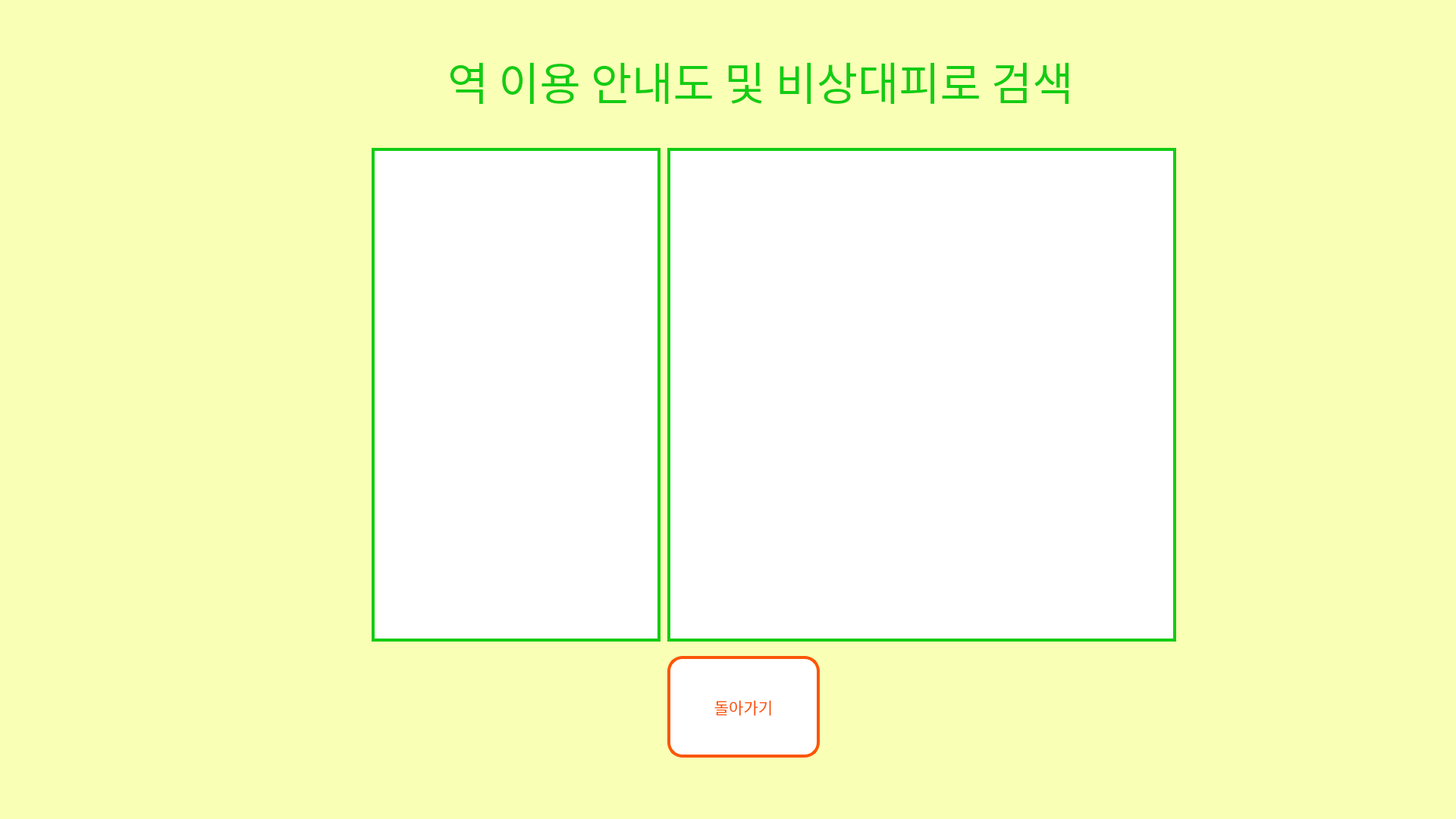
<?xml version="1.0" encoding="UTF-8"?>
<ui version="4.0">
 <class>Form</class>
 <widget class="QWidget" name="Form">
  <property name="geometry">
   <rect>
    <x>0</x>
    <y>0</y>
    <width>1920</width>
    <height>1080</height>
   </rect>
  </property>
  <property name="windowTitle">
   <string>Form</string>
  </property>
  <property name="styleSheet">
   <string notr="true">background-color: rgba(249, 255, 181, 250);</string>
  </property>
  <widget class="QListWidget" name="li_line">
   <property name="geometry">
    <rect>
     <x>490</x>
     <y>195</y>
     <width>381</width>
     <height>651</height>
    </rect>
   </property>
   <property name="font">
    <font>
     <family>오뮤 다예쁨체</family>
     <pointsize>38</pointsize>
    </font>
   </property>
   <property name="styleSheet">
    <string notr="true">qproperty-alignment: 'AlignCenter';
color: rgb(0, 0, 0);
background-color: white;
border: 4px solid rgb(20, 204, 20);
</string>
   </property>
  </widget>
  <widget class="QListWidget" name="li_station">
   <property name="geometry">
    <rect>
     <x>880</x>
     <y>195</y>
     <width>671</width>
     <height>651</height>
    </rect>
   </property>
   <property name="font">
    <font>
     <family>오뮤 다예쁨체</family>
     <pointsize>34</pointsize>
    </font>
   </property>
   <property name="styleSheet">
    <string notr="true">

color: rgb(0, 0, 0);
	background-color: white;
	border: 4px solid rgb(20, 204, 20);
</string>
   </property>
  </widget>
  <widget class="QPushButton" name="pb_re">
   <property name="geometry">
    <rect>
     <x>880</x>
     <y>865</y>
     <width>201</width>
     <height>134</height>
    </rect>
   </property>
   <property name="font">
    <font>
     <family>오뮤 다예쁨체</family>
     <pointsize>16</pointsize>
    </font>
   </property>
   <property name="styleSheet">
    <string notr="true">

color: rgb(251, 86, 7);
	background-color: white;
	border: 4px solid rgb(251, 86, 7);
	border-radius: 20px;</string>
   </property>
   <property name="text">
    <string>돌아가기</string>
   </property>
  </widget>
  <widget class="QLabel" name="label">
   <property name="geometry">
    <rect>
     <x>590</x>
     <y>35</y>
     <width>841</width>
     <height>141</height>
    </rect>
   </property>
   <property name="font">
    <font>
     <family>오뮤 다예쁨체</family>
     <pointsize>44</pointsize>
    </font>
   </property>
   <property name="styleSheet">
    <string notr="true">qproperty-alignment: 'AlignCenter';
color: rgb(20, 204, 20);
</string>
   </property>
   <property name="text">
    <string>역 이용 안내도 및 비상대피로 검색</string>
   </property>
  </widget>
 </widget>
 <resources/>
 <connections/>
</ui>
